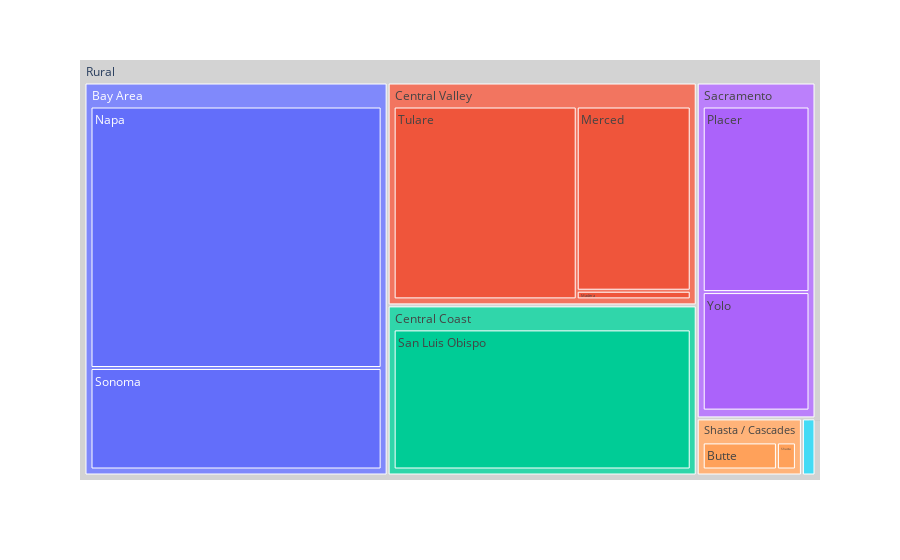

The cell this chart's notebook holds for it:
### Code cell
# rural
rural = data_dec2019.loc[data_dec2019['Rural/Urban'] == 'Rural']
fig = px.treemap(rural, 
                 path=[px.Constant('Rural'), 'CDI Regions', 'County'], 
                 values='High Wage Count',
                )
fig.update_traces(root_color='lightgrey')
fig.show()

### Figure 1 — Plotly figure (JSON) as saved in the notebook; plotly's stock layout.template omitted (floating-point values rounded to 4 significant figures)
{"data": [{"branchvalues": "total", "domain": {"x": [0, 1], "y": [0, 1]}, "hovertemplate": "labels=%{label}<br>High Wage Count=%{value}<br>parent=%{parent}<br>id=%{id}<extra></extra>", "ids": ["Rural/Shasta / Cascades/Butte", "Rural/Sacramento/El Dorado", "Rural/Redwood Coast/Humboldt", "Rural/San Diego-Imperial/Imperial", "Rural/Central Valley/Madera", "Rural/Central Valley/Merced", "Rural/Bay Area/Napa", "Rural/Sacramento/Placer", "Rural/Central Coast/San Luis Obispo", "Rural/Shasta / Cascades/Shasta", "Rural/Bay Area/Sonoma", "Rural/Central Valley/Tulare", "Rural/Sacramento/Yolo", "Rural/Bay Area", "Rural/Central Coast", "Rural/Central Valley", "Rural/Redwood Coast", "Rural/Sacramento", "Rural/San Diego-Imperial", "Rural/Shasta / Cascades", "Rural"], "labels": ["Butte", "El Dorado", "Humboldt", "Imperial", "Madera", "Merced", "Napa", "Placer", "San Luis Obispo", "Shasta", "Sonoma", "Tulare", "Yolo", "Bay Area", "Central Coast", "Central Valley", "Redwood Coast", "Sacramento", "San Diego-Imperial", "Shasta / Cascades", "Rural"], "name": "", "parents": ["Rural/Shasta / Cascades", "Rural/Sacramento", "Rural/Redwood Coast", "Rural/San Diego-Imperial", "Rural/Central Valley", "Rural/Central Valley", "Rural/Bay Area", "Rural/Sacramento", "Rural/Central Coast", "Rural/Shasta / Cascades", "Rural/Bay Area", "Rural/Central Valley", "Rural/Sacramento", "Rural", "Rural", "Rural", "Rural", "Rural", "Rural", "Rural", ""], "root": {"color": "lightgrey"}, "type": "treemap", "values": [512, 25, 83, 0, 127, 2703, 9188, 2591, 5629, 131, 3566, 4545, 1655, 12754, 5629, 7375, 83, 4271, 0, 643, 30755]}], "layout": {"legend": {"tracegroupgap": 0}, "margin": {"t": 60}}}
